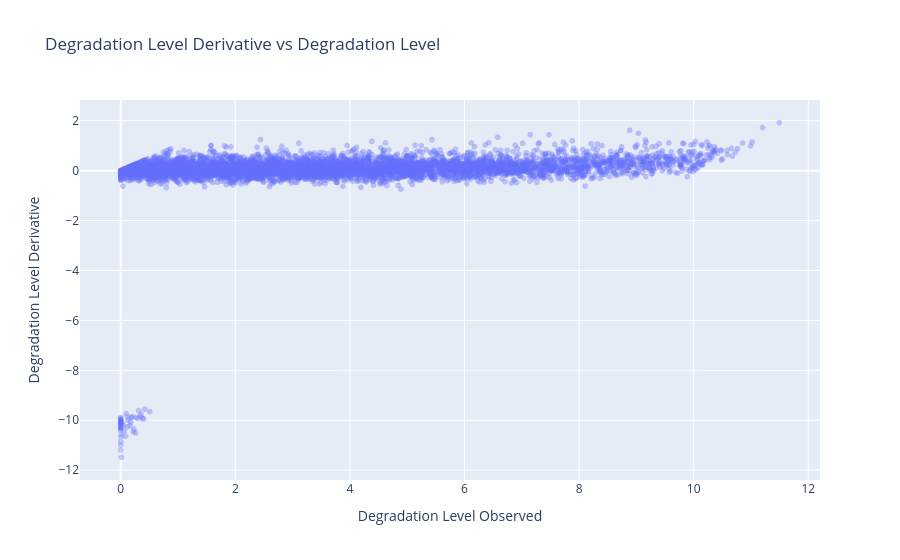

Notebook code cell kept with this figure:
### Code cell
fig = px.scatter(plot_df, x='degra_level_observed', y='degra_derivative', opacity=0.35,
                 labels={'degra_level_observed': 'Degradation Level Observed', 'degra_derivative': 'Degradation Level Derivative'},
                 title='Degradation Level Derivative vs Degradation Level')
fig.show()

### Figure 1 — Plotly figure (JSON) as saved in the notebook; plotly's stock layout.template omitted (floating-point values rounded to 4 significant figures; data arrays with more than 128 entries replaced by an {"elided": "..."} marker saying what was removed)
{"data": [{"hovertemplate": "Degradation Level Observed=%{x}<br>Degradation Level Derivative=%{y}<extra></extra>", "legendgroup": "", "marker": {"color": "#636efa", "opacity": 0.35, "symbol": "circle"}, "mode": "markers", "name": "", "showlegend": false, "type": "scattergl", "x": {"elided": "6083 float values"}, "xaxis": "x", "y": {"elided": "6083 float values"}, "yaxis": "y"}], "layout": {"legend": {"tracegroupgap": 0}, "title": {"text": "Degradation Level Derivative vs Degradation Level"}, "xaxis": {"anchor": "y", "domain": [0, 1], "title": {"text": "Degradation Level Observed"}}, "yaxis": {"anchor": "x", "domain": [0, 1], "title": {"text": "Degradation Level Derivative"}}}}
